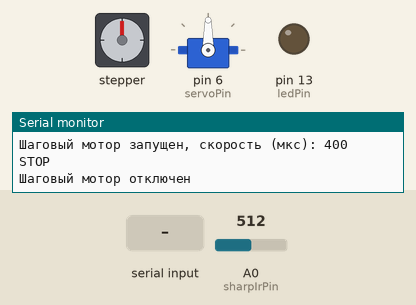
This sketch was run on a simulated Arduino Uno, built with avr-gcc and run on an emulated ATmega328P. On the bench: stepper motor, servo, output pins drawn as LEDs (lit = HIGH), the last lines printed to the serial monitor. Wiring (inferred from the names in the program): stepper motor driver (200 steps per turn assumed): step pin 7; direction pin 8; enable pin 11. The inputs (shaded band) are chosen by the test bench; at power-on: A0 (sharpIrPin) = 512. Pins used as bus, display or sensor lines are not drawn.

Above: at 1.2 s.
1.3 s: "BAD\n" received over Serial
At 2.7 s:
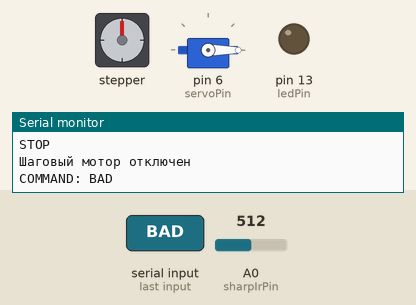
At 6.33 s:
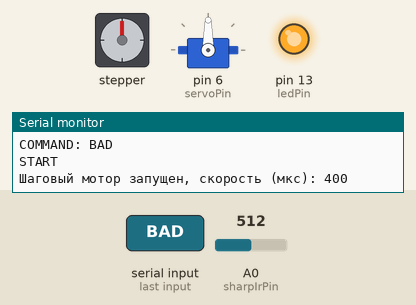
7.3 s: "GOOD\n" received over Serial
At 8.5 s:
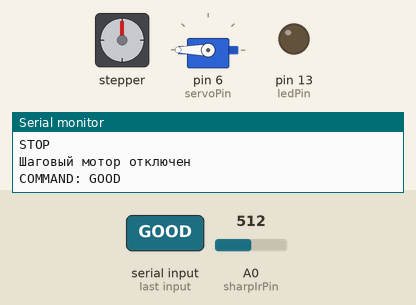
Timing chart, 0 to 13.9 s (numbered marks = the images above; inputs shaded):
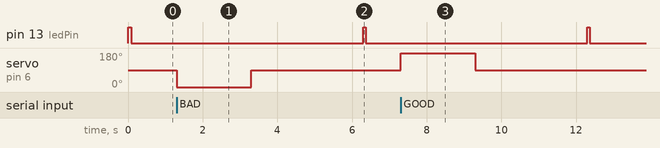

The sketch:

archive_with_few_sensors.ino
```cpp
#include <Servo.h>

// Переключение типа датчика (измените эту переменную)
#define SENSOR_TYPE_IR_OBSTACLE 1
#define SENSOR_TYPE_ULTRASONIC 2
#define SENSOR_TYPE_SHARP_IR 3

int sensorType = SENSOR_TYPE_SHARP_IR;  // Выберите нужный тип

// Подключение сервопривода
Servo myServo;
const int servoPin = 6;

// Подключение ультразвукового дальномера
const int trigPin = 4;
const int echoPin = 5;

// Подключение IR дальномера
const int irObstaclePin = 2;

// Подключение инфракрасного дальномера
const int sharpIrPin = A0;
// Количество измерений для сглаживания
const int numSamples = 5;

// Подключение шагового двигателя (Troyka-Stepper)
const byte stepPin = 7, directionPin = 8, enablePin = 11;
// Задержка между шагами (мс)
const int speedDelay = 400;
// Шагов на полный оборот
const int stepsPerRevolution = 200;

const int ledPin = 13;  // Встроенный светодиод

// Флаг работы шагового двигателя
bool conveyorRunning = true;
// Флаг обнаружения объекта
bool objectDetected = false;
// Счетчик оборотов шагового двигателя
int rotationCount = 0;

void controlStepperMotor(bool enable, bool direction, int speedDelay = speedDelay);

void setup() {
  Serial.begin(9600);
  Serial.println("START PROGRAM");

  // Настройка ультразвукового дальномера
  pinMode(trigPin, OUTPUT);
  pinMode(echoPin, INPUT);

  // Настройка датчика препятствия
  pinMode(irObstaclePin, INPUT);

  // Настройка сервопривода
  myServo.attach(servoPin);
  // Перемещение сервопривода в среднее положение
  myServo.write(90);

  // Настройка шагового двигателя
  pinMode(stepPin, OUTPUT);
  pinMode(directionPin, OUTPUT);
  pinMode(enablePin, OUTPUT);
  // Выключаем мотор при старте
  digitalWrite(enablePin, LOW);

  // Встроенный LED
  pinMode(ledPin, OUTPUT);

  // Запуск конвейера
  startConveyor();
}

void loop() {
  // Проверяем датчик только если объект еще не был обнаружен
  if (!objectDetected && isObjectDetected()) {

    // Устанавливаем флаг обнаружения объекта
    objectDetected = true;
    // Останавливаем шаговый мотор
    stopConveyor();

    // Очищаем буфер перед ожиданием команды
    while (Serial.available() > 0) Serial.read();
  }

  // Если объект обнаружен, ждем правильную команду
  if (objectDetected) {
    if (Serial.available() > 0) {
      String command = Serial.readStringUntil('\n');
      command.trim();

      Serial.print("COMMAND: ");
      Serial.println(command);

      if (command == "BAD" || command == "GOOD" || command == "SKIP") {
        moveServo(command);      // Двигаем сервопривод
        objectDetected = false;  // Сбрасываем флаг
        startConveyor();         // Возобновляем конвейер
      } else {
        Serial.println("Ошибка: неверная команда. Ожидание...");
      }
    }
  }

  if (conveyorRunning) {
    controlStepperMotor(true, HIGH);  // Двигатель работает
  }
}

// Функция управления серво
void moveServo(String command) {
    /* Если поступила команда BAD, то мотор поворачивается в начальное положение,
    если GOOD, то в конечное положение, если SKIP, то ничего не происходит
    */
    if (command == "BAD") {
        myServo.write(0);
    } else if (command == "GOOD") {
        myServo.write(180);
    }
    // Пауза
    delay(2000);
    // Возвращаем сервопривод в центр
    myServo.write(90);
    // Пауза
    delay(3000);
}

void startConveyor() {
  digitalWrite(ledPin, HIGH);
  conveyorRunning = true;
  Serial.println("START");
  controlStepperMotor(true, HIGH);
}

void stopConveyor() {
  digitalWrite(ledPin, LOW);
  conveyorRunning = false;
  Serial.println("STOP");
  controlStepperMotor(false, HIGH);
}

// Управление шаговым двигателем (постоянная работа)
void controlStepperMotor(bool enable, bool direction, int speedDelay) {
  static int stepCount = 0;
  static bool motorEnabled = false;

  if (enable && !motorEnabled) {
    analogWrite(enablePin, 255);  // Максимальная мощность
    digitalWrite(directionPin, direction);
    motorEnabled = true;
    Serial.print("Шаговый мотор запущен, скорость (мкс): ");
    Serial.println(speedDelay);
  } else if (!enable && motorEnabled) {
    digitalWrite(enablePin, LOW);
    motorEnabled = false;
    Serial.println("Шаговый мотор отключен");
    rotationCount = 0;
    return;
  }

  if (conveyorRunning) {
    digitalWrite(stepPin, HIGH);
    delayMicroseconds(speedDelay);
    digitalWrite(stepPin, LOW);
    delayMicroseconds(speedDelay);

    stepCount++;

    if (stepCount >= stepsPerRevolution) {
      stepCount = 0;
      rotationCount++;
      Serial.print("Обороты: ");
      Serial.println(rotationCount);
    }
  }
}

// Общая функция, выбирающая нужный датчик
bool isObjectDetected() {
  if (sensorType == SENSOR_TYPE_IR_OBSTACLE) {
    return isIrObstacleDetected();
  } else if (sensorType == SENSOR_TYPE_ULTRASONIC) {
    return isUltrasonicDetected();
  } else if (sensorType == SENSOR_TYPE_SHARP_IR) {
    return isSharpIrDetected();
  }
  return false;
}

// 1. Обнаружение с помощью IR-датчика препятствий
bool isIrObstacleDetected() {
  int result = digitalRead(irObstaclePin);
  return result == LOW;  // LOW = объект обнаружен
}

// 2. Обнаружение с помощью ультразвукового датчика HC-SR04
bool isUltrasonicDetected() {
  digitalWrite(trigPin, LOW);
  delayMicroseconds(2);
  digitalWrite(trigPin, HIGH);
  delayMicroseconds(10);
  digitalWrite(trigPin, LOW);

  long duration = pulseIn(echoPin, HIGH);
  int distance = duration * 0.034 / 2;  // Преобразование в см

  Serial.print("Расстояние: ");
  Serial.print(distance);
  Serial.println(" см");

  return (distance > 0 && distance < 10);  // Если объект ближе 10 см
}

// 3. Обнаружение с помощью инфракрасного дальномера Sharp 2Y0A21
bool isSharpIrDetected() {
  int samples[numSamples];

  // Собираем несколько измерений с датчика
  for (int i = 0; i < numSamples; i++) {
    samples[i] = analogRead(sharpIrPin);
    delay(10);  // Задержка между измерениями
  }

  // Сортируем массив (медианное сглаживание)
  for (int i = 0; i < numSamples - 1; i++) {
    for (int j = i + 1; j < numSamples; j++) {
      if (samples[i] > samples[j]) {
        int temp = samples[i];
        samples[i] = samples[j];
        samples[j] = temp;
      }
    }
  }

  // Берем среднее из центральных значений массива
  int sensorValue = (samples[numSamples / 2 - 1] + samples[numSamples / 2]) / 2;

  // Преобразуем значение АЦП в напряжение (5 В / 1024 шагов)
  // float voltage = sensorValue * 0.0048828125;

  // Вычисляем расстояние по характеристике датчика
  float distance = pow((3027.4/sensorValue), 1.2134);

  // Ограничиваем диапазон (чтобы исключить неверные значения)
  if (distance < 10) distance = 10;
  if (distance > 20) distance = 20;

  // Serial.print("Sharp IR: ");
  // Serial.print(distance);
  // Serial.println(" см");

  return (distance < 11);  // Если объект ближе 11 см
}
```

Measured:
- after the input at 1.3 s, pin 13 (ledPin): LOW → HIGH after 5.0 s, → LOW 0.07 s later; servo on pin 6 (servoPin): 90° → 0° at once, → 90° 2.0 s later
- after the input at 7.3 s, pin 13 (ledPin): LOW → HIGH after 5.0 s, → LOW 0.07 s later; servo on pin 6 (servoPin): 90° → 180° at once, → 90° 2.0 s later
